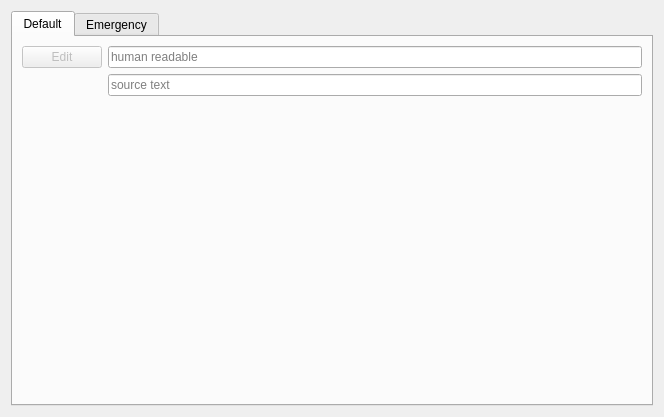
<?xml version="1.0" encoding="UTF-8"?>
<ui version="4.0">
 <class>RescueSchedulesWdgt</class>
 <widget class="QWidget" name="RescueSchedulesWdgt">
  <property name="geometry">
   <rect>
    <x>0</x>
    <y>0</y>
    <width>664</width>
    <height>417</height>
   </rect>
  </property>
  <property name="windowTitle">
   <string>Form</string>
  </property>
  <layout class="QVBoxLayout" name="verticalLayout">
   <item>
    <widget class="QTabWidget" name="tabWidget">
     <property name="currentIndex">
      <number>0</number>
     </property>
     <widget class="QWidget" name="tab">
      <attribute name="title">
       <string>Default</string>
      </attribute>
      <layout class="QGridLayout" name="gridLayout_2">
       <item row="2" column="1">
        <spacer name="verticalSpacer_2">
         <property name="orientation">
          <enum>Qt::Vertical</enum>
         </property>
         <property name="sizeHint" stdset="0">
          <size>
           <width>20</width>
           <height>291</height>
          </size>
         </property>
        </spacer>
       </item>
       <item row="0" column="1">
        <widget class="QLineEdit" name="lineEdit">
         <property name="text">
          <string/>
         </property>
         <property name="readOnly">
          <bool>true</bool>
         </property>
         <property name="placeholderText">
          <string>human readable</string>
         </property>
        </widget>
       </item>
       <item row="0" column="0">
        <widget class="QPushButton" name="pbEditDefault">
         <property name="enabled">
          <bool>false</bool>
         </property>
         <property name="text">
          <string>Edit</string>
         </property>
        </widget>
       </item>
       <item row="1" column="1">
        <widget class="QLineEdit" name="lineEdit_2">
         <property name="placeholderText">
          <string>source text</string>
         </property>
        </widget>
       </item>
      </layout>
     </widget>
     <widget class="QWidget" name="tab_2">
      <attribute name="title">
       <string>Emergency</string>
      </attribute>
      <layout class="QGridLayout" name="gridLayout">
       <item row="0" column="3">
        <spacer name="horizontalSpacer">
         <property name="orientation">
          <enum>Qt::Horizontal</enum>
         </property>
         <property name="sizeHint" stdset="0">
          <size>
           <width>499</width>
           <height>20</height>
          </size>
         </property>
        </spacer>
       </item>
       <item row="0" column="0">
        <widget class="QLabel" name="label">
         <property name="text">
          <string>Power [%]</string>
         </property>
        </widget>
       </item>
       <item row="1" column="2">
        <spacer name="verticalSpacer">
         <property name="orientation">
          <enum>Qt::Vertical</enum>
         </property>
         <property name="sizeHint" stdset="0">
          <size>
           <width>20</width>
           <height>319</height>
          </size>
         </property>
        </spacer>
       </item>
       <item row="0" column="1" colspan="2">
        <widget class="QSpinBox" name="spinBox">
         <property name="maximum">
          <number>100</number>
         </property>
        </widget>
       </item>
      </layout>
     </widget>
    </widget>
   </item>
  </layout>
 </widget>
 <resources/>
 <connections/>
</ui>
